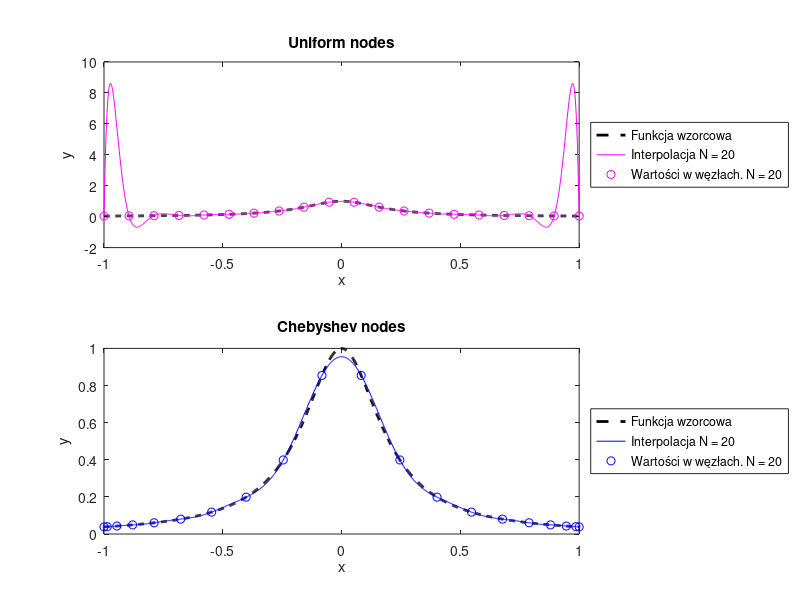

Here is the MATLAB script that generated this plot:
function [N, x_uniform, y_fine_uniform, x_chebyshev, y_fine_chebyshev] = ...
        compare_uniform_vs_chebyshev()

% Funkcja ilustruje porównanie działania interpolacji wielomianowej funkcji
% Rungego wyznaczonej dla a) węzłów rozmieszczonych równomiernie,
% b) węzłów Czebyszewa.
% N - liczba węzłów interpolacji wynosi z przedziału [12,20].
% Funkcja zwraca następujące wektory wierszowe:
% x_uniform - węzły interpolacji rozmieszczone równomiernie
% y_fine_uniform - interpolacja wielomianowa wyznaczona dla
%   równomiernie rozmieszczonych węzłów interpolacji
% x_chebyshev - węzły Czebyszewa
% y_fine_chebyshev - interpolacja wielomianowa wyznaczona dla węzłów Czebyszewa
%
% Oznaczonie TODO wskazuje fragmenty kodu wymagające zmian.

    N = 20; % liczba węzłów interpolacji TODO

    % Gęsta siatka punktów do testowania interpolacji
    x_fine = linspace(-1, 1, 1000);

    % funkcja Rungego
    runge_function = @(x) 1 ./ (1 + 25 * x.^2);
    y_fine_reference = runge_function(x_fine);

    % 1. węzły równomiernie rozmieszczone
    x_uniform = linspace(-1, 1, N);
    % obliczenie wartości funkcji w węzłach
    y_uniform = runge_function(x_uniform);
    % wyznaczenie macierzy Vandermonde'a
    V_uniform = get_vandermonde_matrix(x_uniform);
    % wyznaczenie współczynników wielomianu interpolacyjnego
    coeff_uniform = V_uniform\y_uniform'; % TODO
    % odwrócenie kolejności wsp. wielomianów: dostosowanie do polyval
    coeff_uniform = coeff_uniform(end:-1:1);
    % wyznaczenie wartości wielomianu w punktach testowych
    y_fine_uniform = polyval(coeff_uniform, x_fine);

    % 2. węzły Czebyszewa II rodzaju
    x_chebyshev = get_chebyshev_nodes(N);
    y_chebyshev = runge_function(x_chebyshev); % TODO
    V_chebyshev = get_vandermonde_matrix(x_chebyshev); % TODO
    coeff_chebyshev = V_chebyshev\y_chebyshev'; % TODO
    coeff_chebyshev = coeff_chebyshev(end:-1:1);
    y_fine_chebyshev = polyval(coeff_chebyshev, x_fine); % TODO

    % 3. Wykresy
    subplot(2,1,1);
    plot(x_fine, y_fine_reference, 'k--', 'LineWidth', 2, 'DisplayName', 'Funkcja wzorcowa');
    hold on;
    % TODO:
    
    plot(x_fine, y_fine_uniform, 'm', 'DisplayName', ['Interpolacja N = ', num2str(N)]);
    plot(x_uniform, y_uniform, 'mo', 'DisplayName', ['Wartości w węzłach. N = ', num2str(N)]);
    hold off ;
    legend show;
    legend('Location', 'eastoutside')
    xlabel('x');
    ylabel('y');
    title('Uniform nodes')

    subplot(2,1,2);
    plot(x_fine, y_fine_reference, 'k--', 'LineWidth', 2, 'DisplayName', 'Funkcja wzorcowa');
    hold on;
    % TODO:

    plot(x_fine, y_fine_chebyshev, 'b', 'DisplayName', ['Interpolacja N = ', num2str(N)]);
    plot(x_chebyshev, y_chebyshev, 'bo', 'DisplayName', ['Wartości w węzłach. N = ', num2str(N)]);
    hold off ;
    legend show;
    legend('Location', 'eastoutside')
    xlabel('x');
    ylabel('y');
    title('Chebyshev nodes')
    set(gcf, 'Position', [1000 500 2000 1500]);
    saveas(gcf, 'zadanie2.png');
end

function x = get_chebyshev_nodes(N)
    % Węzły Czebyszewa drugiego rodzaju wyznaczone w przedziale [-1, 1]
    x = [];
    for i=1:N
        val = cos(pi*(i - 1)/(N - 1));
        x = [x, val];
    end
end

function V = get_vandermonde_matrix(x)
    % Buduje macierz Vandermonde’a na podstawie wektora węzłów interpolacji x.
    N = length(x);
    V = ones(N, N); % TODO
    
    for i = 1:N
        for j = 2:N
            V(i, j) = x(i)^(j - 1);
        end
    end
end
